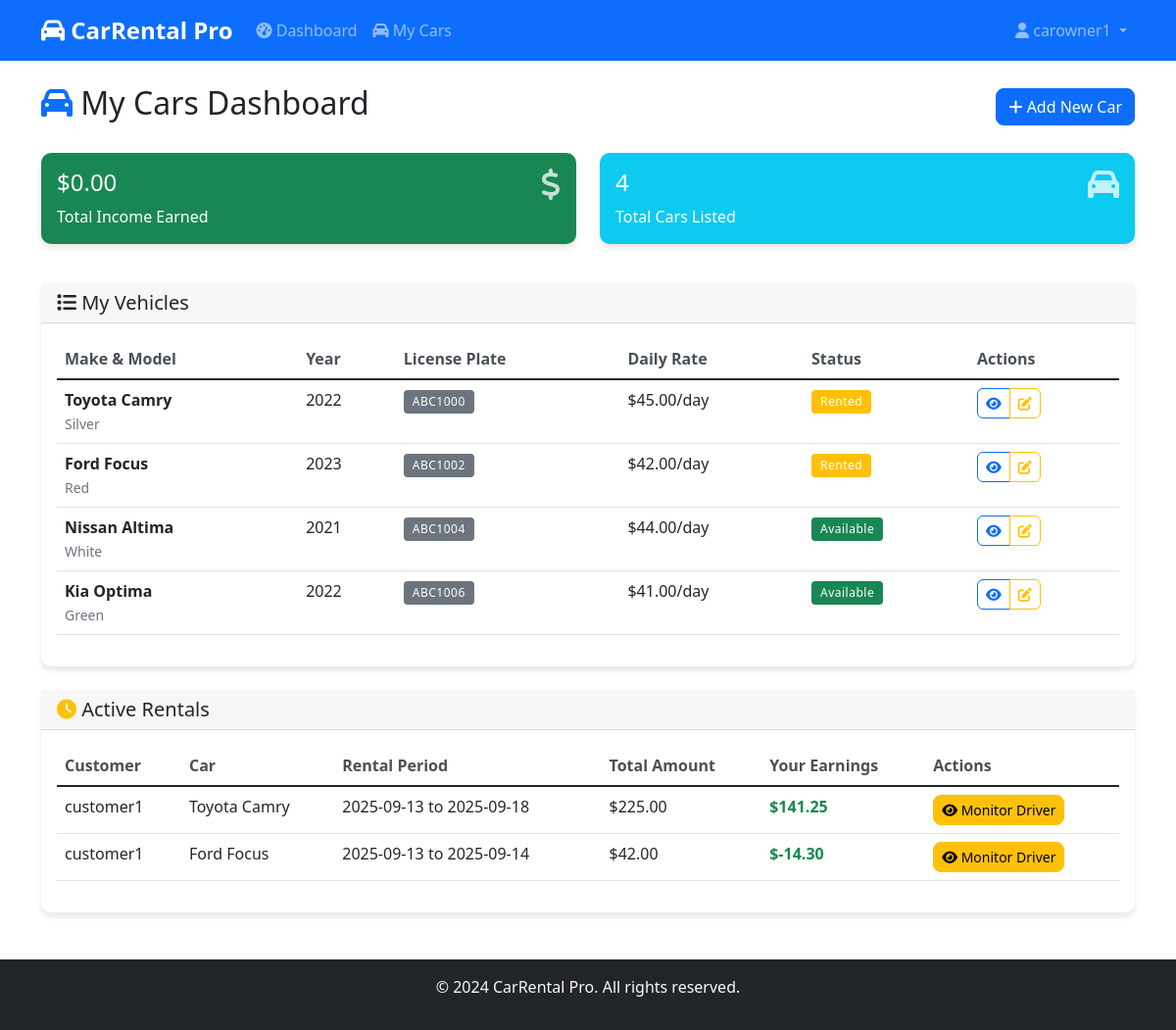
Screenshot of /car_owner (signed in) with the database file from the repository.
### app.py (models this page shows)
class User(UserMixin, db.Model):
    id = db.Column(db.Integer, primary_key=True)
    username = db.Column(db.String(80), unique=True, nullable=False)
    email = db.Column(db.String(120), unique=True, nullable=False)
    password_hash = db.Column(db.String(120), nullable=False)
    role = db.Column(db.String(20), nullable=False)  # 'admin', 'car_owner', 'rental_company', 'customer'
    created_at = db.Column(db.DateTime, default=datetime.utcnow)
    cars = db.relationship('Car', backref='owner', lazy=True)
    rentals = db.relationship('Rental', backref='customer', lazy=True)
    company = db.relationship('RentalCompany', backref='user', uselist=False)

class Car(db.Model):
    id = db.Column(db.Integer, primary_key=True)
    make = db.Column(db.String(50), nullable=False)
    model = db.Column(db.String(50), nullable=False)
    year = db.Column(db.Integer, nullable=False)
    license_plate = db.Column(db.String(20), unique=True, nullable=False)
    color = db.Column(db.String(20), nullable=False)
    daily_rate = db.Column(db.Float, nullable=False)
    status = db.Column(db.String(20), default='available')  # 'available', 'rented', 'maintenance'
    owner_id = db.Column(db.Integer, db.ForeignKey('user.id'), nullable=False)
    rental_company_id = db.Column(db.Integer, db.ForeignKey('rental_company.id'))
    created_at = db.Column(db.DateTime, default=datetime.utcnow)
    rentals = db.relationship('Rental', backref='car', lazy=True)
    monitoring_data = db.relationship('DriverMonitoring', backref='car', lazy=True)

class Rental(db.Model):
    id = db.Column(db.Integer, primary_key=True)
    car_id = db.Column(db.Integer, db.ForeignKey('car.id'), nullable=False)
    customer_id = db.Column(db.Integer, db.ForeignKey('user.id'), nullable=False)
    rental_company_id = db.Column(db.Integer, db.ForeignKey('rental_company.id'), nullable=False)
    start_date = db.Column(db.DateTime, nullable=False)
    end_date = db.Column(db.DateTime, nullable=False)
    daily_rate = db.Column(db.Float, nullable=False)
    total_amount = db.Column(db.Float, nullable=False)
    commission = db.Column(db.Float, nullable=False)
    handling_fee = db.Column(db.Float, nullable=False)
    status = db.Column(db.String(20), default='active')  # 'active', 'completed', 'cancelled'
    created_at = db.Column(db.DateTime, default=datetime.utcnow)
    monitoring_sessions = db.relationship('DriverMonitoring', backref='rental', lazy=True)

### app.py (the view)
@app.route('/car_owner')
@login_required
@role_required(['car_owner'])
def car_owner_dashboard():
    cars = Car.query.filter_by(owner_id=current_user.id).all()
    active_rentals = Rental.query.join(Car).filter(Car.owner_id == current_user.id, Rental.status == 'active').all()
    total_income = 0
    for rental in Rental.query.join(Car).filter(Car.owner_id == current_user.id, Rental.status == 'completed'):
        total_income += rental.total_amount - rental.commission - rental.handling_fee
    return render_template('car_owner_dashboard.html', cars=cars, active_rentals=active_rentals, total_income=total_income)

### app.py (called while the page is built)
@login_manager.user_loader
def load_user(user_id):
    return User.query.get(int(user_id))

def role_required(roles):
    def decorator(f):
        @wraps(f)
        def decorated_function(*args, **kwargs):
            if not current_user.is_authenticated:
                return redirect(url_for('login'))
            if current_user.role not in roles:
                flash('Access denied. Insufficient permissions.', 'error')
                return redirect(url_for('dashboard'))
            return f(*args, **kwargs)
        return decorated_function
    return decorator

### templates/car_owner_dashboard.html (shortened to what this page needs)
{% extends "base.html" %}
{% block content %}
<div class="d-flex justify-content-between align-items-center mb-4">
    <h2><i class="fas fa-car text-primary"></i> My Cars Dashboard</h2>
    <a href="{{ url_for('add_car') }}" class="btn btn-primary">
        <i class="fas fa-plus"></i> Add New Car
    </a>
</div>
<div class="row mb-4">
    <div class="col-md-6 mb-3">
        <div class="card bg-success text-white">
            <div class="card-body">
                <div class="d-flex justify-content-between">
                    <div>
                        <h4>${{ "%.2f"|format(total_income) }}</h4>
                        <p class="mb-0">Total Income Earned</p>
                    </div>
                    <i class="fas fa-dollar-sign fa-2x opacity-75"></i>
                </div>
            </div>
        </div>
    </div>
    <div class="col-md-6 mb-3">
        <div class="card bg-info text-white">
            <div class="card-body">
                <div class="d-flex justify-content-between">
                    <div>
                        <h4>{{ cars|length }}</h4>
                        <p class="mb-0">Total Cars Listed</p>
                    </div>
                    <i class="fas fa-car fa-2x opacity-75"></i>
                </div>
            </div>
        </div>
    </div>
</div>
<div class="row mb-4">
    <div class="col-12">
        <div class="card">
            <div class="card-header">
                <h5 class="card-title mb-0">
                    <i class="fas fa-list"></i> My Vehicles
                </h5>
            </div>
            <div class="card-body">
                {% if cars %}
                    <div class="table-responsive">
                        <table class="table">
                            <thead>
                                <tr>
                                    <th>Make & Model</th>
                                    <th>Year</th>
                                    <th>License Plate</th>
                                    <th>Daily Rate</th>
                                    <th>Status</th>
                                    <th>Actions</th>
                                </tr>
                            </thead>
                            <tbody>
                                {% for car in cars %}
                                <tr>
                                    <td>
                                        <strong>{{ car.make }} {{ car.model }}</strong>
                                        <br>
                                        <small class="text-muted">{{ car.color }}</small>
                                    </td>
                                    <td>{{ car.year }}</td>
                                    <td>
                                        <span class="badge bg-secondary">{{ car.license_plate }}</span>
                                    </td>
                                    <td>${{ "%.2f"|format(car.daily_rate) }}/day</td>
                                    <td>
                                        <span class="badge bg-{{ 'success' if car.status == 'available' else 'warning' if car.status == 'rented' else 'danger' }}">
                                            {{ car.status.title() }}
                                        </span>
                                    </td>
                                    <td>
                                        <div class="btn-group btn-group-sm">
                                            <button class="btn btn-outline-primary" onclick="viewCar({{ car.id }})">
                                                <i class="fas fa-eye"></i>
                                            </button>
                                            <button class="btn btn-outline-warning" onclick="editCar({{ car.id }})">
                                                <i class="fas fa-edit"></i>
                                            </button>
                                        </div>
                                    </td>
                                </tr>
                                {% endfor %}
                            </tbody>
                        </table>
                    </div>
                {% endif %}
            </div>
        </div>
    </div>
</div>
<div class="row">
    <div class="col-12">
        <div class="card">
            <div class="card-header">
                <h5 class="card-title mb-0">
                    <i class="fas fa-clock text-warning"></i> Active Rentals
                </h5>
            </div>
            <div class="card-body">
                {% if active_rentals %}
                    <div class="table-responsive">
                        <table class="table">
                            <thead>
                                <tr>
                                    <th>Customer</th>
                                    <th>Car</th>
                                    <th>Rental Period</th>
                                    <th>Total Amount</th>
                                    <th>Your Earnings</th>
                                    <th>Actions</th>
                                </tr>
                            </thead>
                            <tbody>
                                {% for rental in active_rentals %}
                                <tr>
                                    <td>{{ rental.customer.username }}</td>
                                    <td>{{ rental.car.make }} {{ rental.car.model }}</td>
                                    <td>
                                        {{ rental.start_date.strftime('%Y-%m-%d') }} to
                                        {{ rental.end_date.strftime('%Y-%m-%d') }}
                                    </td>
                                    <td>${{ "%.2f"|format(rental.total_amount) }}</td>
                                    <td>
                                        <strong class="text-success">
                                            ${{ "%.2f"|format(rental.total_amount - rental.commission - rental.handling_fee) }}
                                        </strong>
                                    </td>
                                    <td>
                                        <a href="{{ url_for('monitor_driver', rental_id=rental.id) }}" class="btn btn-sm btn-warning">
                                            <i class="fas fa-eye"></i> Monitor Driver
                                        </a>
                                    </td>
                                </tr>
                                {% endfor %}
                            </tbody>
                        </table>
                    </div>
                {% else %}
                    <p class="text-muted">No active rentals at the moment.</p>
                {% endif %}
            </div>
        </div>
    </div>
</div>
{% endblock %}

### templates/base.html (shortened to what this page needs)
<!DOCTYPE html>
<html lang="en">
<head>
    <link href="https://cdn.jsdelivr.net/npm/bootstrap@5.1.3/dist/css/bootstrap.min.css" rel="stylesheet">
    <link href="https://cdnjs.cloudflare.com/ajax/libs/font-awesome/6.0.0/css/all.min.css" rel="stylesheet">
    <link href="{{ url_for('static', filename='css/style.css') }}" rel="stylesheet">
</head>
<body>
    <nav class="navbar navbar-expand-lg navbar-dark bg-primary">
        <div class="container">
            <a class="navbar-brand" href="{{ url_for('index') }}">
                <i class="fas fa-car"></i> CarRental Pro
            </a>
            <div class="collapse navbar-collapse" id="navbarNav">
                <ul class="navbar-nav me-auto">
                    {% if current_user.is_authenticated %}
                        <li class="nav-item">
                            <a class="nav-link" href="{{ url_for('dashboard') }}">
                                <i class="fas fa-tachometer-alt"></i> Dashboard
                            </a>
                        </li>
                        {% if current_user.role == 'car_owner' %}
                            <li class="nav-item">
                                <a class="nav-link" href="{{ url_for('car_owner_dashboard') }}">
                                    <i class="fas fa-car"></i> My Cars
                                </a>
                            </li>
                        {% endif %}
                    {% endif %}
                </ul>
                <ul class="navbar-nav">
                    {% if current_user.is_authenticated %}
                        <li class="nav-item dropdown">
                            <a class="nav-link dropdown-toggle" href="#" id="navbarDropdown" role="button" data-bs-toggle="dropdown">
                                <i class="fas fa-user"></i> {{ current_user.username }}
                            </a>
                        </li>
                    {% endif %}
                </ul>
            </div>
        </div>
    </nav>
    <main class="container mt-4">
        {% block content %}{% endblock %}
    </main>
    <footer class="bg-dark text-light text-center py-3 mt-5">
        <div class="container">
            <p>&copy; 2024 CarRental Pro. All rights reserved.</p>
        </div>
    </footer>
</body>
</html>

### static/css/style.css (style rules this page uses)
.card { border: none; border-radius: 10px; box-shadow: 0 4px 6px rgba(0, 0, 0, 0.1); transition: transform 0.2s ease-in-out; }
.navbar-brand { font-weight: bold; font-size: 1.5rem; }
.btn { border-radius: 8px; font-weight: 500; }
.btn-group-sm .btn { border-radius: 6px; }
.table th { border-top: none; font-weight: 600; color: #495057; }
.badge { font-size: 0.75rem; padding: 0.5em 0.75em; }
.badge { font-weight: 500; letter-spacing: 0.5px; }
footer { margin-top: auto; }

### rows the page displays
User: username "carowner1"
Car: make "Toyota", model "Camry", color "Silver", year "2022", license_plate "ABC1000", daily_rate "45.00", status "Rented"
Car: make "Ford", model "Focus", color "Red", year "2023", license_plate "ABC1002", daily_rate "42.00", status "Rented"
Car: make "Nissan", model "Altima", color "White", year "2021", license_plate "ABC1004", daily_rate "44.00", status "Available"
Car: make "Kia", model "Optima", color "Green", year "2022", license_plate "ABC1006", daily_rate "41.00", status "Available"
Rental: customer.username "customer1", car.make "Toyota", car.model "Camry", start_date "2025-09-13", end_date "2025-09-18", total_amount "225.00", total_amount+commission+handling_fee "141.25"
Rental: customer.username "customer1", car.make "Ford", car.model "Focus", start_date "2025-09-13", end_date "2025-09-14", total_amount "42.00", total_amount+commission+handling_fee "-14.30"

### other values shown
{{ "%.2f"|format(total_income) }} "0.00"
{{ cars|length }} "4"
